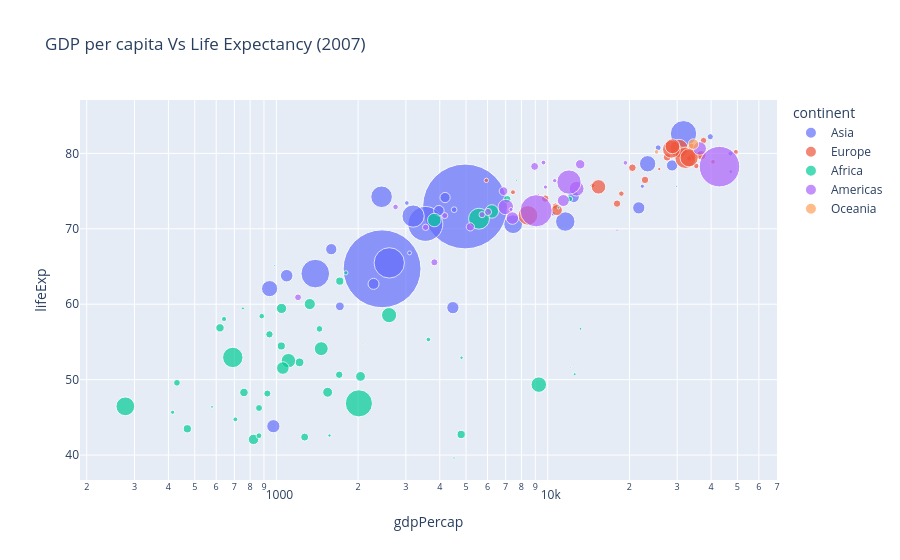

Source (notebook cell):
### Code cell
df_2007 = gapminder[gapminder['year']==2007]

fig = px.scatter(df_2007, x= 'gdpPercap', y= 'lifeExp', size= 'pop', color= 'continent', hover_name='country',log_x=True,size_max=60,title ='GDP per capita Vs Life Expectancy (2007)')
fig.show()

### Figure 1 — Plotly figure (JSON) as saved in the notebook; plotly's stock layout.template omitted (floating-point values rounded to 4 significant figures)
{"data": [{"hovertemplate": "<b>%{hovertext}</b><br><br>continent=Asia<br>gdpPercap=%{x}<br>lifeExp=%{y}<br>pop=%{marker.size}<extra></extra>", "hovertext": ["Afghanistan", "Bahrain", "Bangladesh", "Cambodia", "China", "Hong Kong, China", "India", "Indonesia", "Iran", "Iraq", "Israel", "Japan", "Jordan", "Korea, Dem. Rep.", "Korea, Rep.", "Kuwait", "Lebanon", "Malaysia", "Mongolia", "Myanmar", "Nepal", "Oman", "Pakistan", "Philippines", "Saudi Arabia", "Singapore", "Sri Lanka", "Syria", "Taiwan", "Thailand", "Vietnam", "West Bank and Gaza", "Yemen, Rep."], "legendgroup": "Asia", "marker": {"color": "#636efa", "size": [31889923, 708573, 150448339, 14131858, 1318683096, 6980412, 1110396331, 223547000, 69453570, 27499638, 6426679, 127467972, 6053193, 23301725, 49044790, 2505559, 3921278, 24821286, 2874127, 47761980, 28901790, 3204897, 169270617, 91077287, 27601038, 4553009, 20378239, 19314747, 23174294, 65068149, 85262356, 4018332, 22211743], "sizemode": "area", "sizeref": 366300.0, "symbol": "circle"}, "mode": "markers", "name": "Asia", "orientation": "v", "showlegend": true, "x": [974.6, 29800.0, 1391.0, 1714.0, 4959.0, 39720.0, 2452.0, 3541.0, 11610.0, 4471.0, 25520.0, 31660.0, 4519.0, 1593.0, 23350.0, 47310.0, 10460.0, 12450.0, 3096.0, 944.0, 1091.0, 22320.0, 2606.0, 3190.0, 21650.0, 47140.0, 3970.0, 4185.0, 28720.0, 7458.0, 2442.0, 3025.0, 2281.0], "xaxis": "x", "y": [43.83, 75.64, 64.06, 59.72, 72.96, 82.21, 64.7, 70.65, 70.96, 59.55, 80.75, 82.6, 72.53, 67.3, 78.62, 77.59, 71.99, 74.24, 66.8, 62.07, 63.78, 75.64, 65.48, 71.69, 72.78, 79.97, 72.4, 74.14, 78.4, 70.62, 74.25, 73.42, 62.7], "yaxis": "y", "type": "scatter"}, {"hovertemplate": "<b>%{hovertext}</b><br><br>continent=Europe<br>gdpPercap=%{x}<br>lifeExp=%{y}<br>pop=%{marker.size}<extra></extra>", "hovertext": ["Albania", "Austria", "Belgium", "Bosnia and Herzegovina", "Bulgaria", "Croatia", "Czech Republic", "Denmark", "Finland", "France", "Germany", "Greece", "Hungary", "Iceland", "Ireland", "Italy", "Montenegro", "Netherlands", "Norway", "Poland", "Portugal", "Romania", "Serbia", "Slovak Republic", "Slovenia", "Spain", "Sweden", "Switzerland", "Turkey", "United Kingdom"], "legendgroup": "Europe", "marker": {"color": "#EF553B", "size": [3600523, 8199783, 10392226, 4552198, 7322858, 4493312, 10228744, 5468120, 5238460, 61083916, 82400996, 10706290, 9956108, 301931, 4109086, 58147733, 684736, 16570613, 4627926, 38518241, 10642836, 22276056, 10150265, 5447502, 2009245, 40448191, 9031088, 7554661, 71158647, 60776238], "sizemode": "area", "sizeref": 366300.0, "symbol": "circle"}, "mode": "markers", "name": "Europe", "orientation": "v", "showlegend": true, "x": [5937.0, 36130.0, 33690.0, 7446.0, 10680.0, 14620.0, 22830.0, 35280.0, 33210.0, 30470.0, 32170.0, 27540.0, 18010.0, 36180.0, 40680.0, 28570.0, 9254.0, 36800.0, 49360.0, 15390.0, 20510.0, 10810.0, 9787.0, 18680.0, 25770.0, 28820.0, 33860.0, 37510.0, 8458.0, 33200.0], "xaxis": "x", "y": [76.42, 79.83, 79.44, 74.85, 73.0, 75.75, 76.49, 78.33, 79.31, 80.66, 79.41, 79.48, 73.34, 81.76, 78.89, 80.55, 74.54, 79.76, 80.2, 75.56, 78.1, 72.48, 74.0, 74.66, 77.93, 80.94, 80.88, 81.7, 71.78, 79.42], "yaxis": "y", "type": "scatter"}, {"hovertemplate": "<b>%{hovertext}</b><br><br>continent=Africa<br>gdpPercap=%{x}<br>lifeExp=%{y}<br>pop=%{marker.size}<extra></extra>", "hovertext": ["Algeria", "Angola", "Benin", "Botswana", "Burkina Faso", "Burundi", "Cameroon", "Central African Republic", "Chad", "Comoros", "Congo, Dem. Rep.", "Congo, Rep.", "Cote d'Ivoire", "Djibouti", "Egypt", "Equatorial Guinea", "Eritrea", "Ethiopia", "Gabon", "Gambia", "Ghana", "Guinea", "Guinea-Bissau", "Kenya", "Lesotho", "Liberia", "Libya", "Madagascar", "Malawi", "Mali", "Mauritania", "Mauritius", "Morocco", "Mozambique", "Namibia", "Niger", "Nigeria", "Reunion", "Rwanda", "Sao Tome and Principe", "Senegal", "Sierra Leone", "Somalia", "South Africa", "Sudan", "Swaziland", "Tanzania", "Togo", "Tunisia", "Uganda", "Zambia", "Zimbabwe"], "legendgroup": "Africa", "marker": {"color": "#00cc96", "size": [33333216, 12420476, 8078314, 1639131, 14326203, 8390505, 17696293, 4369038, 10238807, 710960, 64606759, 3800610, 18013409, 496374, 80264543, 551201, 4906585, 76511887, 1454867, 1688359, 22873338, 9947814, 1472041, 35610177, 2012649, 3193942, 6036914, 19167654, 13327079, 12031795, 3270065, 1250882, 33757175, 19951656, 2055080, 12894865, 135031164, 798094, 8860588, 199579, 12267493, 6144562, 9118773, 43997828, 42292929, 1133066, 38139640, 5701579, 10276158, 29170398, 11746035, 12311143], "sizemode": "area", "sizeref": 366300.0, "symbol": "circle"}, "mode": "markers", "name": "Africa", "orientation": "v", "showlegend": true, "x": [6223.0, 4797.0, 1441.0, 12570.0, 1217.0, 430.1, 2042.0, 706.0, 1704.0, 986.1, 277.6, 3633.0, 1545.0, 2082.0, 5581.0, 12150.0, 641.4, 690.8, 13210.0, 752.7, 1328.0, 942.7, 579.2, 1463.0, 1569.0, 414.5, 12060.0, 1045.0, 759.3, 1043.0, 1803.0, 10960.0, 3820.0, 823.7, 4811.0, 619.7, 2014.0, 7670.0, 863.1, 1598.0, 1712.0, 862.5, 926.1, 9270.0, 2602.0, 4513.0, 1107.0, 883.0, 7093.0, 1056.0, 1271.0, 469.7], "xaxis": "x", "y": [72.3, 42.73, 56.73, 50.73, 52.3, 49.58, 50.43, 44.74, 50.65, 65.15, 46.46, 55.32, 48.33, 54.79, 71.34, 51.58, 58.04, 52.95, 56.73, 59.45, 60.02, 56.01, 46.39, 54.11, 42.59, 45.68, 73.95, 59.44, 48.3, 54.47, 64.16, 72.8, 71.16, 42.08, 52.91, 56.87, 46.86, 76.44, 46.24, 65.53, 63.06, 42.57, 48.16, 49.34, 58.56, 39.61, 52.52, 58.42, 73.92, 51.54, 42.38, 43.49], "yaxis": "y", "type": "scatter"}, {"hovertemplate": "<b>%{hovertext}</b><br><br>continent=Americas<br>gdpPercap=%{x}<br>lifeExp=%{y}<br>pop=%{marker.size}<extra></extra>", "hovertext": ["Argentina", "Bolivia", "Brazil", "Canada", "Chile", "Colombia", "Costa Rica", "Cuba", "Dominican Republic", "Ecuador", "El Salvador", "Guatemala", "Haiti", "Honduras", "Jamaica", "Mexico", "Nicaragua", "Panama", "Paraguay", "Peru", "Puerto Rico", "Trinidad and Tobago", "United States", "Uruguay", "Venezuela"], "legendgroup": "Americas", "marker": {"color": "#ab63fa", "size": [40301927, 9119152, 190010647, 33390141, 16284741, 44227550, 4133884, 11416987, 9319622, 13755680, 6939688, 12572928, 8502814, 7483763, 2780132, 108700891, 5675356, 3242173, 6667147, 28674757, 3942491, 1056608, 301139947, 3447496, 26084662], "sizemode": "area", "sizeref": 366300.0, "symbol": "circle"}, "mode": "markers", "name": "Americas", "orientation": "v", "showlegend": true, "x": [12780.0, 3822.0, 9066.0, 36320.0, 13170.0, 7007.0, 9645.0, 8948.0, 6025.0, 6873.0, 5728.0, 5186.0, 1202.0, 3548.0, 7321.0, 11980.0, 2749.0, 9809.0, 4173.0, 7409.0, 19330.0, 18010.0, 42950.0, 10610.0, 11420.0], "xaxis": "x", "y": [75.32, 65.55, 72.39, 80.65, 78.55, 72.89, 78.78, 78.27, 72.23, 74.99, 71.88, 70.26, 60.92, 70.2, 72.57, 76.19, 72.9, 75.54, 71.75, 71.42, 78.75, 69.82, 78.24, 76.38, 73.75], "yaxis": "y", "type": "scatter"}, {"hovertemplate": "<b>%{hovertext}</b><br><br>continent=Oceania<br>gdpPercap=%{x}<br>lifeExp=%{y}<br>pop=%{marker.size}<extra></extra>", "hovertext": ["Australia", "New Zealand"], "legendgroup": "Oceania", "marker": {"color": "#FFA15A", "size": [20434176, 4115771], "sizemode": "area", "sizeref": 366300.0, "symbol": "circle"}, "mode": "markers", "name": "Oceania", "orientation": "v", "showlegend": true, "x": [34440.0, 25190.0], "xaxis": "x", "y": [81.23, 80.2], "yaxis": "y", "type": "scatter"}], "layout": {"xaxis": {"anchor": "y", "domain": [0.0, 1.0], "title": {"text": "gdpPercap"}, "type": "log"}, "yaxis": {"anchor": "x", "domain": [0.0, 1.0], "title": {"text": "lifeExp"}}, "legend": {"title": {"text": "continent"}, "tracegroupgap": 0, "itemsizing": "constant"}, "title": {"text": "GDP per capita Vs Life Expectancy (2007)"}}}
